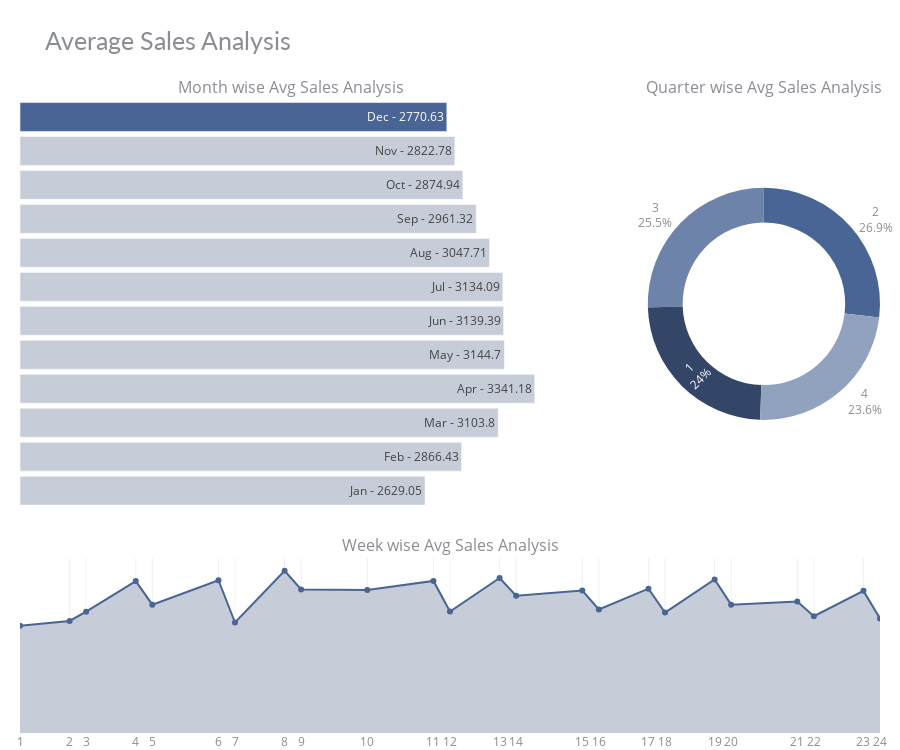

Notebook code for this chart:
### Code cell
# data
import calendar
df_m_sa = visual.groupby('month').agg({"Sales" : "mean"}).reset_index()
df_m_sa['Sales'] = round(df_m_sa['Sales'],2)
df_m_sa['month_text'] = df_m_sa['month'].apply(lambda x: calendar.month_abbr[x])
df_m_sa['text'] = df_m_sa['month_text'] + ' - ' + df_m_sa['Sales'].astype(str) 

df_w_sa = visual.groupby('week').agg({"Sales" : "mean"}).reset_index() 
df_q_sa = visual.groupby('quarter').agg({"Sales" : "mean"}).reset_index() 
# chart color
df_m_sa['color'] = '#496595'
df_m_sa['color'][:-1] = '#c6ccd8'
df_w_sa['color'] = '#c6ccd8'

# chart
fig = make_subplots(rows=2, cols=2, vertical_spacing=0.08,
                    row_heights=[0.7, 0.3], 
                    specs=[[{"type": "bar"}, {"type": "pie"}],
                           [{"colspan": 2}, None]],
                    column_widths=[0.7, 0.3],
                    subplot_titles=("Month wise Avg Sales Analysis", "Quarter wise Avg Sales Analysis", 
                                    "Week wise Avg Sales Analysis"))

fig.add_trace(go.Bar(x=df_m_sa['Sales'], y=df_m_sa['month'], marker=dict(color= df_m_sa['color']),
                     text=df_m_sa['text'],textposition='auto',
                     name='Month', orientation='h'), 
                     row=1, col=1)
fig.add_trace(go.Pie(values=df_q_sa['Sales'], labels=df_q_sa['quarter'], name='Quarter',
                     marker=dict(colors=['#334668','#496595','#6D83AA','#91A2BF','#C8D0DF']), hole=0.7,
                     hoverinfo='label+percent+value', textinfo='label+percent'), 
                     row=1, col=2)
fig.add_trace(go.Scatter(x=df_w_sa['week'], y=df_w_sa['Sales'], mode='lines+markers', fill='tozeroy', fillcolor='#c6ccd8',
                     marker=dict(color= '#496595'), name='Week'), 
                     row=2, col=1)

# styling
fig.update_yaxes(visible=False, row=1, col=1)
fig.update_xaxes(visible=False, row=1, col=1)
fig.update_xaxes(tickmode = 'array', tickvals=df_w_sa.week, ticktext=[i for i in range(1,53)], 
                 row=2, col=1)
fig.update_yaxes(visible=False, row=2, col=1)
fig.update_layout(height=750, bargap=0.15,
                  margin=dict(b=0,r=20,l=20), 
                  title_text="Average Sales Analysis",
                  template="plotly_white",
                  title_font=dict(size=25, color='#8a8d93', family="Lato, sans-serif"),
                  font=dict(color='#8a8d93'),
                  hoverlabel=dict(bgcolor="#f2f2f2", font_size=13, font_family="Lato, sans-serif"),
                  showlegend=False)
fig.show()

### Figure 1 — Plotly figure (JSON) as saved in the notebook; plotly's stock layout.template omitted (floating-point values rounded to 4 significant figures)
{"data": [{"marker": {"color": ["#c6ccd8", "#c6ccd8", "#c6ccd8", "#c6ccd8", "#c6ccd8", "#c6ccd8", "#c6ccd8", "#c6ccd8", "#c6ccd8", "#c6ccd8", "#c6ccd8", "#496595"]}, "name": "Month", "orientation": "h", "text": ["Jan - 2629.05", "Feb - 2866.43", "Mar - 3103.8", "Apr - 3341.18", "May - 3144.7", "Jun - 3139.39", "Jul - 3134.09", "Aug - 3047.71", "Sep - 2961.32", "Oct - 2874.94", "Nov - 2822.78", "Dec - 2770.63"], "textposition": "auto", "type": "bar", "x": [2629.0, 2866.0, 3104.0, 3341.0, 3145.0, 3139.0, 3134.0, 3048.0, 2961.0, 2875.0, 2823.0, 2771.0], "xaxis": "x", "y": [1, 2, 3, 4, 5, 6, 7, 8, 9, 10, 11, 12], "yaxis": "y"}, {"domain": {"x": [0.73, 1], "y": [0.356, 1]}, "hole": 0.7, "hoverinfo": "label+percent+value", "labels": [1, 2, 3, 4], "marker": {"colors": ["#334668", "#496595", "#6D83AA", "#91A2BF", "#C8D0DF"]}, "name": "Quarter", "textinfo": "label+percent", "type": "pie", "values": [2866.0, 3213.0, 3048.0, 2823.0]}, {"fill": "tozeroy", "fillcolor": "#c6ccd8", "marker": {"color": "#496595"}, "mode": "lines+markers", "name": "Week", "type": "scatter", "x": [1, 4, 5, 8, 9, 13, 14, 17, 18, 22, 26, 27, 30, 31, 35, 36, 39, 40, 43, 44, 48, 49, 52, 53], "xaxis": "x2", "y": [2355.0, 2463.0, 2666.0, 3337, 2819.0, 3357.0, 2428.0, 3564.0, 3155.0, 3145.0, 3341.0, 2668.0, 3406.0, 3018.0, 3131.0, 2713.0, 3171.0, 2647.0, 3373, 2820.0, 2887.0, 2566.0, 3123.0, 2514.0], "yaxis": "y2"}], "layout": {"annotations": [{"font": {"size": 16}, "showarrow": false, "text": "Month wise Avg Sales Analysis", "x": 0.315, "xanchor": "center", "xref": "paper", "y": 1, "yanchor": "bottom", "yref": "paper"}, {"font": {"size": 16}, "showarrow": false, "text": "Quarter wise Avg Sales Analysis", "x": 0.865, "xanchor": "center", "xref": "paper", "y": 1, "yanchor": "bottom", "yref": "paper"}, {"font": {"size": 16}, "showarrow": false, "text": "Week wise Avg Sales Analysis", "x": 0.5, "xanchor": "center", "xref": "paper", "y": 0.276, "yanchor": "bottom", "yref": "paper"}], "bargap": 0.15, "font": {"color": "#8a8d93"}, "height": 750, "hoverlabel": {"bgcolor": "#f2f2f2", "font": {"family": "Lato, sans-serif", "size": 13}}, "margin": {"b": 0, "l": 20, "r": 20}, "showlegend": false, "title": {"font": {"color": "#8a8d93", "family": "Lato, sans-serif", "size": 25}, "text": "Average Sales Analysis"}, "xaxis": {"anchor": "y", "domain": [0, 0.63], "visible": false}, "xaxis2": {"anchor": "y2", "domain": [0, 1], "tickmode": "array", "ticktext": [1, 2, 3, 4, 5, 6, 7, 8, 9, 10, 11, 12, 13, 14, 15, 16, 17, 18, 19, 20, 21, 22, 23, 24, 25, 26, 27, 28, 29, 30, 31, 32, 33, 34, 35, 36, 37, 38, 39, 40, 41, 42, 43, 44, 45, 46, 47, 48, 49, 50, 51, 52], "tickvals": [1, 4, 5, 8, 9, 13, 14, 17, 18, 22, 26, 27, 30, 31, 35, 36, 39, 40, 43, 44, 48, 49, 52, 53]}, "yaxis": {"anchor": "x", "domain": [0.356, 1], "visible": false}, "yaxis2": {"anchor": "x2", "domain": [0, 0.276], "visible": false}}}
